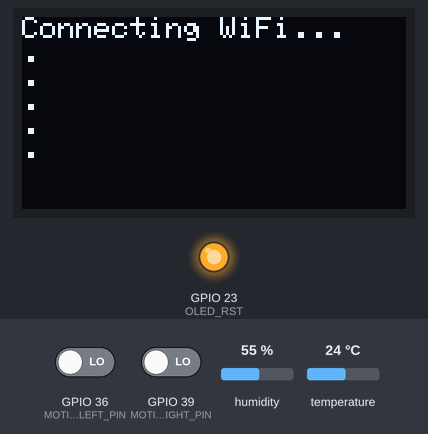
A sketch run on a simulated ESP32. Shown: 128×64 one-colour display, output pins drawn as LEDs (lit = HIGH). Inputs (shaded band) come from the test bench; at power-on: GPIO 36 (MOTION_SENSOR_LEFT_PIN) LOW, GPIO 39 (MOTION_SENSOR_RIGHT_PIN) LOW, humidity 55 %, temperature 24 °C. WiFi joins after 1.5 s; servers stay silent unless stated; no MQTT or app messages arrive unless stated; what the sketch prints to the serial monitor is not drawn.

Above: at 4.8 s.
At 7.0 s:
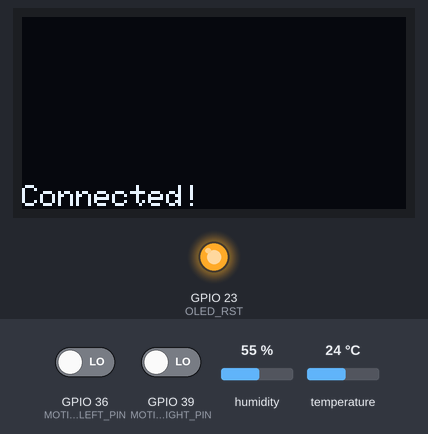
7.1 s: GPIO 36 (MOTION_SENSOR_LEFT_PIN) driven HIGH
10.0 s: GPIO 39 (MOTION_SENSOR_RIGHT_PIN) driven HIGH
At 35.4 s:
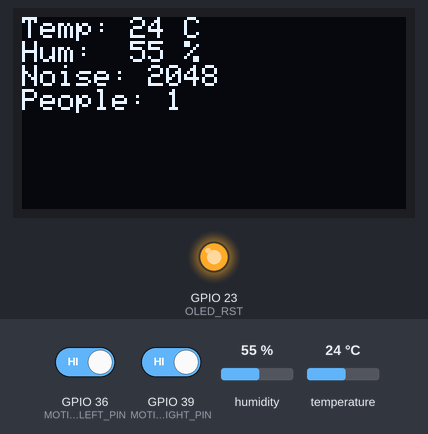
Timing chart, 0 to 35.7 s (numbered marks = the images above; inputs shaded):
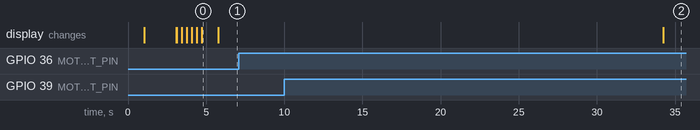

Measured:
- after the input at 7.1 s, every drawn part: stays the same
- after the input at 10.0 s, the display: changes after 24.2 s (image 2)
- what the display in image 0 shows lasts 1.1 s, from 4.7 s to 5.8 s

The sketch:

smart_room.ino
```cpp
/*
The following system was developed to simulate the behavior of a smart study room monitoring system using an ESP32 microcontroller.
It integrates a system that can be implemented in educational buildings to guide their students across study facilities and find
the best study environment for each.

ESP32 Study Room Monitoring System Features:
  - Temperature and Humidity Sensor (DHT11)
  - Noise Level Sensor (Analog)
  - People Counting using Two PIR Sensors
  - OLED Display (SSD1306)
  - MQTT Communication with Adafruit IO
  - Data published every 30 seconds displayd in Web dashboard (dasboard.html)
*/

#include <WiFi.h>
#include <WiFiClient.h>
#include <Wire.h>
#include <Adafruit_GFX.h>
#include <Adafruit_SSD1306.h>
#include "DHT.h"
#include "Adafruit_MQTT.h"
#include "Adafruit_MQTT_Client.h"

#define AIO_SERVER "io.adafruit.com"
#define AIO_SERVERPORT 1883
#define AIO_USERNAME "XXXXXXXXXXXXXXXXX"  // Replace with Adafruit IO Username
#define AIO_KEY "aio_XXXXXXXXXXXXXXXXXXXXXX"  // Replace with Adafruit IO Key

#define OLED_SDA 21
#define OLED_SCL 22
#define OLED_RST 23

#define SCREEN_WIDTH 128
#define SCREEN_HEIGHT 64

#define TEMP_SENSOR_PIN 14
#define NOISE_SENSOR_PIN 35
#define MOTION_SENSOR_LEFT_PIN 36
#define MOTION_SENSOR_RIGHT_PIN 39
#define DHTTYPE DHT11

// Wifi / Hotspot Credentials
const char* ssid = "";      // network SSID
const char* password = "";  // network password

// Global Objects
WiFiClient wifiClient;
Adafruit_MQTT_Client mqtt(&wifiClient, AIO_SERVER, AIO_SERVERPORT, AIO_USERNAME, AIO_KEY);

// Feed definitions
Adafruit_MQTT_Publish temperatureFeed = Adafruit_MQTT_Publish(&mqtt, AIO_USERNAME "/feeds/temperature");
Adafruit_MQTT_Publish humidityFeed = Adafruit_MQTT_Publish(&mqtt, AIO_USERNAME "/feeds/humidity");
Adafruit_MQTT_Publish noiseFeed = Adafruit_MQTT_Publish(&mqtt, AIO_USERNAME "/feeds/noise");
Adafruit_MQTT_Publish peopleCountFeed = Adafruit_MQTT_Publish(&mqtt, AIO_USERNAME "/feeds/people-count");

// People Counting Variables
int peopleCount = 0;
int lastLeftState = LOW;
int lastRightState = LOW;
unsigned long lastLeftTriggerTime = 0;
unsigned long lastRightTriggerTime = 0;
bool leftTriggeredFirst = false;
bool rightTriggeredFirst = false;
bool personCounted = false;

// Debounce and timing constants
const unsigned long TRIGGER_TIMEOUT = 3000;  // 2 seconds max between sensor triggers
const unsigned long DEBOUNCE_DELAY = 300;    // 200ms debounce delay
const unsigned long RESET_COOLDOWN = 1500;   // 1 second cooldown between counts

// Timer for sensor checks
unsigned long lastPeopleCheck = 0;
const unsigned long PEOPLE_CHECK_INTERVAL = 100;  // Check every 100ms

Adafruit_SSD1306 display(SCREEN_WIDTH, SCREEN_HEIGHT, &Wire, OLED_RST);
DHT dht(TEMP_SENSOR_PIN, DHTTYPE);

// Timer for subscription check
unsigned long lastSubscriptionCheck = 0;
const unsigned long SUBSCRIPTION_CHECK_INTERVAL = 2000; // Check every 5 seconds

void connectToWifi() {
  WiFi.mode(WIFI_STA);
  WiFi.begin(ssid, password);

  display.clearDisplay();
  display.setCursor(0,0);
  display.println("Connecting WiFi...");
  display.display();

  while (WiFi.status() != WL_CONNECTED) {
    delay(300);
    display.println(".");
    display.display();
  }

  display.clearDisplay();
  Serial.println("\nConnected to WiFi!");
  Serial.print("\nIP: ");
  Serial.println(WiFi.localIP());

  display.clearDisplay();
  display.println("\nConnected!");
  display.print("IP: ");
  display.println(WiFi.localIP());
  delay(1000);
  display.display();
}

void initializeOLED() {
  // Start I2C on the correct pins
  Wire.begin(OLED_SDA, OLED_SCL);

  // Reset OLED
  pinMode(OLED_RST, OUTPUT);
  digitalWrite(OLED_RST, LOW);
  delay(20);
  digitalWrite(OLED_RST, HIGH);

  // Initialize SSD1306 OLED
  if (!display.begin(SSD1306_SWITCHCAPVCC, 0x3C)) {
    Serial.println("SSD1306 allocation failed");
    while (1);
  }

  display.clearDisplay();
  display.setTextSize(1);
  display.setTextColor(SSD1306_WHITE);
  display.setCursor(0,0);
  display.println("LILYGO LoRa3 / T3");
  display.println("---------------------");
  display.println("OLED working!");
  delay(2000);
  display.display();
}

void MQTT_connect() {
  int8_t ret;

  // Stop if already connected
  if (mqtt.connected()) {
    return;
  }

  Serial.print("Connecting to MQTT... ");

  uint8_t retries = 5;
  while ((ret = mqtt.connect()) != 0) {
    Serial.println(mqtt.connectErrorString(ret));
    Serial.println("Retrying MQTT connection in 5 seconds...");
    mqtt.disconnect();
    delay(5000);
    retries--;
    if (retries == 0) {
      Serial.println("MQTT connection failed after retries");
      return;
    }
  }

  Serial.println("MQTT connected!");
}

void checkPeopleCount() {
  unsigned long currentMillis = millis();

  // Read sensor states
  int leftState = digitalRead(MOTION_SENSOR_LEFT_PIN);   // Outside sensor
  int rightState = digitalRead(MOTION_SENSOR_RIGHT_PIN); // Inside sensor

  // Check for LEFT sensor trigger (Outside)
  if (leftState == HIGH && lastLeftState == LOW) {
    if (currentMillis - lastLeftTriggerTime > DEBOUNCE_DELAY) {
      Serial.println("LEFT (Outside) sensor triggered - Person detected OUTSIDE");
      lastLeftTriggerTime = currentMillis;

      // Check if this could be an EXIT (RIGHT triggered recently)
      if ((lastRightTriggerTime > 0) &&
          (currentMillis - lastRightTriggerTime < TRIGGER_TIMEOUT) &&
          !personCounted) {

        peopleCount--;
        if (peopleCount < 0) peopleCount = 0;
        Serial.print("Person EXITING. Count: ");
        Serial.println(peopleCount);
        publishPeopleCount();
        personCounted = true;
        delay(RESET_COOLDOWN);
      }
      // Otherwise, might be someone just passing outside
    }
  }

  // Check for RIGHT sensor trigger (Inside)
  if (rightState == HIGH && lastRightState == LOW) {
    if (currentMillis - lastRightTriggerTime > DEBOUNCE_DELAY) {
      Serial.println("RIGHT (Inside) sensor triggered - Person detected INSIDE");
      lastRightTriggerTime = currentMillis;

      // Check if this could be an ENTRY (LEFT triggered recently)
      if ((lastLeftTriggerTime > 0) &&
          (currentMillis - lastLeftTriggerTime < TRIGGER_TIMEOUT) &&
          !personCounted) {

        peopleCount++;
        Serial.print("Person ENTERING. Count: ");
        Serial.println(peopleCount);
        publishPeopleCount();
        personCounted = true;
        delay(RESET_COOLDOWN);
      }
      // Otherwise, might be someone just moving inside
    }
  }

  // Reset personCounted flag after timeout
  if (personCounted && (currentMillis - lastLeftTriggerTime > TRIGGER_TIMEOUT) &&
                      (currentMillis - lastRightTriggerTime > TRIGGER_TIMEOUT)) {
    personCounted = false;
  }

  lastLeftState = leftState;
  lastRightState = rightState;
}

void checkSubscription() {
  if (!mqtt.connected()) {
    Serial.println("MQTT not connected, skipping subscription check");
    return;
  }

  mqtt.processPackets(100);

  // Read subscription with a reasonable timeout
  Adafruit_MQTT_Subscribe *subscription = mqtt.readSubscription(2000);
}

void getSensorData() {
  float t = dht.readTemperature();
  float h = dht.readHumidity();

  if (isnan(t) || isnan(h)) {
    Serial.println("DHT error");
    return;
  }

  int tSensVal = (int)round(t);
  int hSensVal = (int)round(h);

  int noiseSensVal = analogRead(NOISE_SENSOR_PIN);

  Serial.printf("T = %d °C \nH = %d %% \nN = %d \nPpl= %d", tSensVal, hSensVal, noiseSensVal, peopleCount);

  // Display on OLED
  display.clearDisplay();
  display.setCursor(0,0);
  display.print("Temp: "); display.print(tSensVal); display.println(" C");
  display.print("Hum:  "); display.print(hSensVal); display.println(" %");
  display.print("Noise: "); display.println(noiseSensVal);
  display.print("People: "); display.println(peopleCount);
  display.display();

  publishSensorData(tSensVal, hSensVal, noiseSensVal);
}

void publishSensorData(int32_t t, int32_t h, int32_t n) {
  if (!mqtt.connected()) {
    Serial.println("Cannot publish - MQTT not connected");
    return;
  }

  Serial.print("\nPublishing temperature... ");
  if (temperatureFeed.publish(t)) {
    Serial.println("OK");
  } else {
    Serial.println("FAILED");
  }

  Serial.print("Publishing humidity... ");
  if (humidityFeed.publish(h)) {
    Serial.println("OK");
  } else {
    Serial.println("FAILED");
  }

  Serial.print("Publishing noise... ");
  if (noiseFeed.publish(n)) {
    Serial.println("OK");
  } else {
    Serial.println("FAILED");
  }

  Serial.println("Published to AIO: T=" + String(t) + " H=" + String(h) + " N=" + String(n));
}

void publishPeopleCount() {
  if (!mqtt.connected()) return;

  Serial.print("Publishing people count: ");
  Serial.println(peopleCount);

  // FIX: Explicitly cast to int32_t to resolve ambiguous overload
  if (peopleCountFeed.publish((int32_t)peopleCount)) {
    Serial.println("People count published");
  } else {
    Serial.println("Failed to publish people count");
  }
}

void setup() {
  Serial.begin(115200);
  delay(1000);

  Serial.println("\n\nStarting ESP32 MQTT Client...");

  dht.begin();
  pinMode(NOISE_SENSOR_PIN, INPUT);
  pinMode(MOTION_SENSOR_LEFT_PIN, INPUT);
  pinMode(MOTION_SENSOR_RIGHT_PIN, INPUT);  // Added missing pinMode

  initializeOLED();
  connectToWifi();

  // Initial MQTT connection
  MQTT_connect();

  // Publish initial count
  publishPeopleCount();

  Serial.println("Setup complete!");
}

void loop() {
  // Get current time once
  unsigned long currentMillis = millis();

  // Maintain MQTT connection
  if (!mqtt.connected()) {
    Serial.println("MQTT disconnected, reconnecting...");
    MQTT_connect();
  }

  // Check WiFi
  if (WiFi.status() != WL_CONNECTED) {
    Serial.println("WiFi lost, reconnecting...");
    connectToWifi();
    return;
  }

  // Check people count continuously
  if (currentMillis - lastPeopleCheck >= PEOPLE_CHECK_INTERVAL) {
    lastPeopleCheck = currentMillis;
    checkPeopleCount();
  }

  // Check for subscriptions periodically
  if (currentMillis - lastSubscriptionCheck >= SUBSCRIPTION_CHECK_INTERVAL) {
    lastSubscriptionCheck = currentMillis;
    // Serial.println("\n=== Checking subscription ===");
    checkSubscription();
  }

  // Get and publish sensor data every 30 seconds
  static unsigned long lastSensorPublish = 0;
  if (currentMillis - lastSensorPublish >= 30000) {
    lastSensorPublish = currentMillis;
    Serial.println("\n=== Getting sensor data ===");
    getSensorData();
  }

  // Keep MQTT connection alive
  mqtt.processPackets(100);

  // Small delay to prevent watchdog timer issues
  delay(10);
}
```
